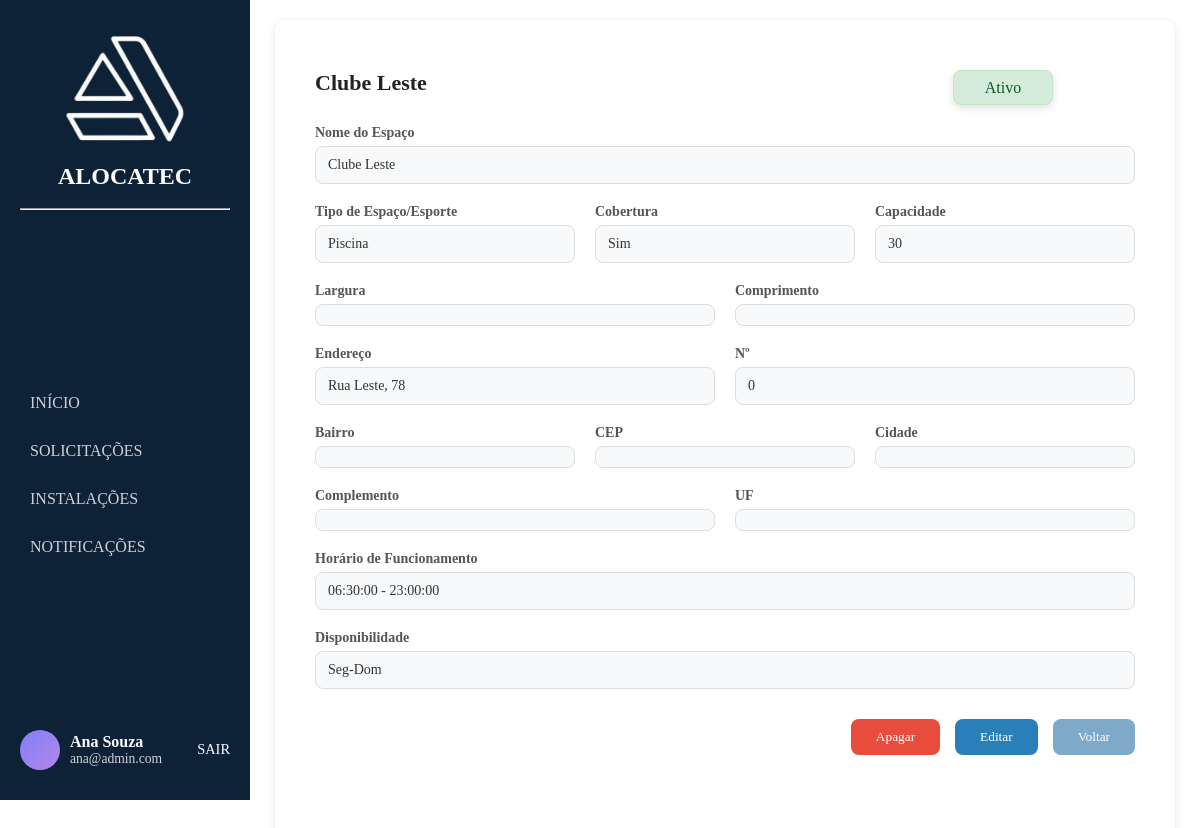
The page /pages/detalhes_instalacoes/instalacao.php?id_estabelecimento=3 (signed in) on the database its author committed.
### tables this page shows
CREATE TABLE estabelecimento (
    id_estabelecimento INT AUTO_INCREMENT PRIMARY KEY,
    nome VARCHAR(100) NOT NULL,
    endereco VARCHAR(150) NOT NULL,
    numero NUMERIC(5) NOT NULL,
    bairro VARCHAR(150) NOT NULL,
    cep VARCHAR(10) NOT NULL,
    cidade VARCHAR(150) NOT NULL,
    complemento VARCHAR(150),
    uf VARCHAR(2) NOT NULL,
    status ENUM('Ativo', 'Inativo') NOT NULL,
    inicio TIME NOT NULL,
    termino TIME NOT NULL,
    disponibilidade ENUM('Seg-Sex', 'Sab-Dom', 'Seg-Dom') NOT NULL,
    id_administrador INT NOT NULL,
    FOREIGN KEY (id_administrador) REFERENCES administrador(id_administrador)
);

CREATE TABLE espaco (
    id_espaco INT AUTO_INCREMENT PRIMARY KEY,
    tipo VARCHAR(50) NOT NULL,
    capacidade INT NOT NULL,
    cobertura ENUM('Sim', 'Não') NOT NULL,
    largura VARCHAR(10),
    comprimento VARCHAR(10),
    localidade VARCHAR(100) NOT NULL,
    status ENUM('disponível', 'indisponível') NOT NULL,
    id_estabelecimento INT NOT NULL,
    FOREIGN KEY (id_estabelecimento) REFERENCES estabelecimento(id_estabelecimento)
);

### login/login.php (called while the page is built, shortened)
<?php
if (session_status() === PHP_SESSION_NONE) {
class Store {
    public static function get($key) {
        return $_SESSION[$key] ?? null;
    }
}
}

### pages/detalhes_instalacoes/instalacao.php (the view, shortened to what this page needs)
<?php
require_once '../../database/conexao_bd_mysql.php';
require_once '../../login/login.php';
$usuario = Store::get('usuario');
$id_estabelecimento = intval($_GET['id_estabelecimento']);
$sql_estabelecimento = "
    SELECT nome, endereco, numero, bairro, cep, cidade,
           complemento, uf, inicio, termino, disponibilidade, status
    FROM estabelecimento
    WHERE id_estabelecimento = $id_estabelecimento;
";
$result_estab = mysqli_query($conexao_servidor_bd, $sql_estabelecimento);
$dados_estab = mysqli_fetch_assoc($result_estab);
$sql_espaco = "
      SELECT tipo, capacidade, cobertura, largura, comprimento,
    localidade, E.id_estabelecimento
    FROM espaco E
    INNER JOIN estabelecimento T ON E.id_estabelecimento = T.id_estabelecimento
    WHERE T.id_estabelecimento = $id_estabelecimento;
";
$result_espaco = mysqli_query($conexao_servidor_bd, $sql_espaco);
$dados_espaco = mysqli_fetch_assoc($result_espaco);
$tipo_espaco     = $dados_espaco['tipo'];
$cobertura       = $dados_espaco['cobertura'];
$capacidade      = $dados_espaco['capacidade'];
$largura         = $dados_espaco['largura'];
$comprimento     = $dados_espaco['comprimento'];
$status = $dados_estab['status'];
$nome_espaco      = $dados_estab['nome'];
$endereco        = $dados_estab['endereco'];
$numero          = $dados_estab['numero'];
$bairro          = $dados_estab['bairro'];
$cep             = $dados_estab['cep'];
$cidade          = $dados_estab['cidade'];
$complemento     = $dados_estab['complemento'];
$uf              = $dados_estab['uf'];
$inicio          = $dados_estab['inicio'];
$termino         = $dados_estab['termino'];
$disponibilidade = $dados_estab['disponibilidade'];
?>
<!DOCTYPE html>
<html lang="pt-BR">
<head>
  <link rel="stylesheet" href="instalacao.css">
</head>
<body>
  <aside class="sidebar">
    <div class="logo">
      <div class="icone-logo">
        <img src="./img/logo.png" alt="Logo">
      </div>
      <h2>ALOCATEC</h2>
      <br><hr>
    </div>
    <nav>
      <ul>
        <li><a href="../home/home.php">INÍCIO</a></li>
        <li><a href="../solicitacao/solicitacao.php">SOLICITAÇÕES</a></li>
        <li><a href="./fotos.php">INSTALAÇÕES</a></li>
        <li>NOTIFICAÇÕES</li>
      </ul>
    </nav>
    <div class="user">
      <div class="avatar"></div>
      <div class="user-info">
        <p class="nome"><?php echo htmlspecialchars($usuario['nome']); ?></p>
        <p class="cargo"><?php echo htmlspecialchars($usuario['email']); ?></p>
      </div>
      <a href="../../login/logout.php" class="logout">SAIR</a>
    </div>
  </aside>
  <main class="content">
<?php
$id_estabelecimento = $_GET['id_estabelecimento'] ?? null;
?>
    <div class="header-form">
      <h2><?php echo htmlspecialchars($nome_espaco); ?></h2>
      <span class="status <?= htmlspecialchars($status) ?>">
  <?= htmlspecialchars($status) ?>
</span>
    </div>
    <form class="form">
      <div class="form-group full">
        <label>Nome do Espaço</label>
        <p><?php echo htmlspecialchars($nome_espaco); ?></p>
      </div>
      <div class="form-row">
        <div class="form-group">
          <label>Tipo de Espaço/Esporte</label>
          <p><?php echo htmlspecialchars($tipo_espaco); ?></p>
        </div>
        <div class="form-group">
          <label>Cobertura</label>
          <p><?php echo htmlspecialchars($cobertura); ?></p>
        </div>
        <div class="form-group">
          <label>Capacidade</label>
          <p><?php echo htmlspecialchars($capacidade); ?></p>
        </div>
      </div>
      <div class="form-row">
        <div class="form-group">
          <label>Largura</label>
          <p><?php echo htmlspecialchars($largura); ?></p>
        </div>
        <div class="form-group">
          <label>Comprimento</label>
          <p><?php echo htmlspecialchars($comprimento); ?></p>
        </div>
      </div>
      <div class="form-row">
        <div class="form-group large">
          <label>Endereço</label>
          <p><?php echo htmlspecialchars($endereco); ?></p>
        </div>
        <div class="form-group small">
          <label>Nº</label>
          <p><?php echo htmlspecialchars($numero); ?></p>
        </div>
      </div>
      <div class="form-row">
        <div class="form-group">
          <label>Bairro</label>
          <p><?php echo htmlspecialchars($bairro); ?></p>
        </div>
        <div class="form-group">
          <label>CEP</label>
          <p><?php echo htmlspecialchars($cep); ?></p>
        </div>
        <div class="form-group">
          <label>Cidade</label>
          <p><?php echo htmlspecialchars($cidade); ?></p>
        </div>
      </div>
      <div class="form-row">
        <div class="form-group large">
          <label>Complemento</label>
          <p><?php echo htmlspecialchars($complemento); ?></p>
        </div>
        <div class="form-group small">
          <label>UF</label>
          <p><?php echo htmlspecialchars($uf); ?></p>
        </div>
      </div>
      <div class="form-row">
        <div class="form-group">
          <label>Horário de Funcionamento</label>
          <p><?php echo htmlspecialchars($inicio . ' - ' . $termino); ?></p>
        </div>
      </div>
      <div class="form-group full">
        <label>Disponibilidade</label>
        <p><?php echo htmlspecialchars($disponibilidade); ?></p>
      </div>
    </form>
    <div class="form-actions">
      <button class="btn btn-apagar" onclick="window.location.href='../apagar_instalacao/apagar.php?id_estabelecimento=<?php echo $id_estabelecimento; ?>'">
        Apagar
    </button>
      <button type="button" class="btn btn-editar" onclick="window.location.href='../editar_instalacao/editar.php?id_estabelecimento=<?php echo $id_estabelecimento; ?>'">
        Editar</button>
      <button type="button" class="btn btn-voltar">Voltar</button>
    </div>
  </main>
</body>
</html>

### pages/detalhes_instalacoes/instalacao.css (style rules this page uses)
* { margin: 0; padding: 0; box-sizing: border-box; font-family: "Nunito"; }
body { display: flex; height: 100vh; background: #ffffff; }
.sidebar { width: 250px; background: #0d2137; color: white; display: flex; flex-direction: column; justify-content: space-between; padding: 30px 20px; }
.logo { text-align: center; margin-bottom: 10px; }
.logo img { width: 120px; height: auto; }
.icone-logo { font-size: 40px; font-weight: bold; }
nav ul { list-style: none; }
nav ul li { padding: 15px 10px; cursor: pointer; opacity: 0.8; transition: 0.3s; }
a { text-decoration: none; color: white; }
.user { display: flex; align-items: center; gap: 10px; }
.avatar { width: 40px; height: 40px; background: linear-gradient(135deg, #7f7ff5, #b388eb); border-radius: 50%; }
.user-info p { margin: 0; }
.nome { font-weight: bold; }
.cargo { font-size: 0.85rem; opacity: 0.8; }
.logout { margin-left: auto; color: #fff; font-size: 0.9rem; text-decoration: none; }
.content { background-color: white; width: 900px; height: 900px; padding: 30px 40px; border-radius: 10px; box-shadow: 0 2px 10px rgba(0, 0, 0, 0.1); margin-top: 25px; align-items: center; margin: 20px auto 10px auto; }
.header-form { display: flex; width: 90%; max-width: 900px; margin-block: 20px; justify-content: space-between; }
.header-form h2 { font-size: 22px; color: #222; font-weight: 600; }
.status { width: 100px; height: 35px; display: flex; justify-content: center; align-items: center; border-radius: 8px; box-shadow: 0 3px 8px rgba(0, 0, 0, 0.12); color: inherit; }
.status.Ativo { background-color: #d4edda; color: #155724; border: 1px solid #c3e6cb; }
.form { display: flex; flex-direction: column; gap: 20px; }
.form-row { display: flex; gap: 20px; flex-wrap: wrap; }
.form-group { flex: 1; display: flex; flex-direction: column; gap: 5px; }
.form-group label { font-size: 14px; font-weight: 600; color: #555; }
.form-group p { background: #f8f9fa; border: 1px solid #ddd; border-radius: 8px; padding: 10px 12px; font-size: 14px; color: #333; margin: 0; }
.form-actions { display: flex; justify-content: flex-end; gap: 15px; margin-top: 30px; }
.btn { border: none; color: white; padding: 10px 25px; border-radius: 8px; cursor: pointer; transition: 0.3s; }
.btn-apagar { background-color: #e74c3c; color: #fff; }
.btn-editar { background-color: #2980b9; color: #fff; }
.btn-voltar { background-color: #7ea9c9; color: #fff; }

### rows shown on the page
estabelecimento: nome "Clube Leste", status "Ativo", endereco "Rua Leste, 78", numero "0", inicio+termino "06:30:00 - 23:00:00", disponibilidade "Seg-Dom"
espaco: tipo "Piscina", cobertura "Sim", capacidade "30"

### other values the page prints
$usuario['nome'] "Ana Souza"
$usuario['email'] "ana@admin.com"
